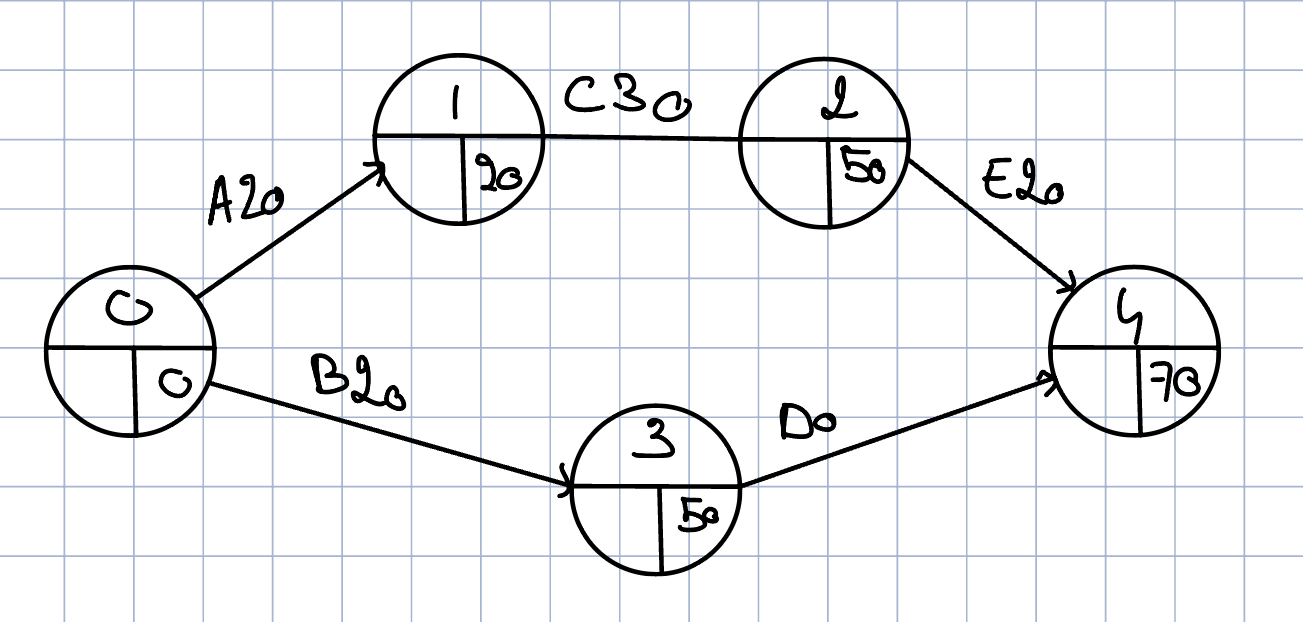
#> input picture Math531/TP3/assets/Pert2.jpg, 1303 x 622 px
$ python main.py
#> lines starting #> are read from the running program, lines starting #| are printed output that depends on the picture
### Math531/TP3/src/Class_Step.py
class Step:
	"""Une étape ayant un numéro, une date à laquelle elle peut être passée au plus tôt et une date à laquelle elle peut être passée au plus tard.
			Elle contient aussi la liste de ses taches entrantes et la liste de ses teches sortantes.
	"""

	def __init__(self, number, au_plus_tot=None, au_plus_tard=None, previous_tasks=None, next_tasks=None):
		self.number = number
		self.au_plus_tot = au_plus_tot
		self.au_plus_tard = au_plus_tard

	def __str__(self):
		return self.number

	def get_au_plus_tot(self) -> int:
		"""renvoie la date à laquelle l'étape peut être éxécutée au plus tôt

		Returns:
						int: date au plus tot
		"""
		return self.au_plus_tot

	def get_au_plus_tard(self) -> int:
		"""renvoie la date à laquelle l'étape peut être éxécutée au plus tôt

		Returns:
						int: date au plus tard
		"""
		return self.au_plus_tard

	def set_au_plus_tot(self, date) -> None:
		"""permet de définir la date au plus tôt

		Args:
			date (int): date au plus tôt
		"""
		self.au_plus_tot = date

	def set_au_plus_tard(self, date) -> None:
		"""permet de définir la date au plus tard

		Args:
			date (int): date au plus tard
		"""
		self.au_plus_tard = date

	def set_tasks(self, previous_tasks=[], next_tasks=[]) -> None:
		"""permet de mettre en place les taches entrantes et les taches sortantes

		Args:
						previous_tasks (list, optional): liste des taches entrantes. Defaults to [].
						next_tasks (list, optional): liste des taches sortantes. Defaults to [].
		"""
		self.previous_tasks = previous_tasks
		self.next_tasks = next_tasks

	# [23 lines left out: functions add_previous_task, add_next_task, not called in this run]

	def get_number(self) -> int:
		"""permet de récupérer le numéro de l'étape

		Returns:
						int: numéro de l'étape
		"""
		return self.number

	def get_next_steps(self, toStr=False) -> list:
		"""permet de récupérer la liste de étapes suivantes

		Args:
						toStr (bool, optional): choisis si l'on renvoit le nom des étapes. Defaults to False.

		Returns:
						list: liste des étapes suivantes
		"""
#> called with toStr = True
		next_steps = []
		if self.next_tasks:
			for task in self.next_tasks:
				if toStr:
					next_steps += task.get_end_step(True)
				else:
					next_steps += task.get_end_step()
		return next_steps

	def get_previous_steps(self, toStr=False) -> list:
		"""permet de récupérer la liste de étapes précédentes

		Args:
						toStr (bool, optional): choisis si l'on renvoit le nom des étapes. Defaults to False.

		Returns:
						list: liste des étapes précédentes
		"""
#> called with toStr = True
		previous_steps = []
		if self.previous_tasks:
			for task in self.previous_tasks:
				if toStr:
					previous_steps += task.get_begin_step(True)
				else:
					previous_steps += task.get_begin_step()
		return previous_steps

	def get_next_tasks(self, toStr=False):
#> called with toStr = True
		if toStr:
			liste = []
			for task in self.next_tasks:
				liste.append(task.get_name())
		else:
			liste = self.next_tasks

		return liste

	def get_previous_tasks(self, toStr = False):
#> called with toStr = True
		if toStr:
			liste = []
			for task in self.previous_tasks:
				liste.append(task.get_name())
		else:
			liste = self.previous_tasks

		return liste


### Math531/TP3/src/Class_PERT.py
class PERT:
    def __init__(self, root):
        self.root = root

    def critique(self, toStr=False, critique=[]):
        """renvoie le chemin critique d'un diagramme PERT

        Args:
                        toStr (bool, optional): permet de renvoyer les noms des objets au lieu des objets eux même. Defaults to False.
                        critique (list, optional): liste mise a jour. Defaults to [].

        Returns:
                        list: liste contenant les étapes du chemin critique
        """
#> called with toStr = True
        if not critique:
            if toStr:
                critique.append(self.root.get_number())
            else:
                critique.append(self.root)
        if not self.root.get_next_steps():
            return critique
        else:
            for step in self.root.get_next_steps():
                if step.get_au_plus_tard() == step.get_au_plus_tot():
                    new_step = step
            if toStr:
                critique.append(new_step.get_number())
            else:
                critique.append(new_step)
            return PERT(new_step).critique(toStr, critique)

    def compute_au_plus_tot(self):
        """calcule les dates au plus tot de chaque étape pour une diagramme PERT sans dates
        """
        if not self.root.get_previous_steps():
            self.root.set_au_plus_tot(0)
        for task in self.root.get_next_tasks():
            if self.root.get_next_tasks() and (not(task.get_end_step()[0].get_au_plus_tot()) or task.get_end_step()[0].get_au_plus_tot() < task.get_begin_step()[0].get_au_plus_tot() + task.get_duration()):
                task.get_end_step()[0].set_au_plus_tot(task.get_begin_step()[
                    0].get_au_plus_tot() + task.get_duration())
            PERT(task.get_end_step()[0]).compute_au_plus_tot()

    def compute_au_plus_tard(self):
        """calcule les dates au plus tard
        """
        self.compute_au_plus_tot()
        if not self.root.get_next_steps():
            self.root.set_au_plus_tard(self.root.get_au_plus_tot())
        for task in self.root.get_next_tasks():
            duration = task.get_duration()
            next_step = task.get_end_step()[0]
            self.root.set_au_plus_tard(next_step.get_au_plus_tot()-duration)
            PERT(next_step).compute_au_plus_tard()

### Math531/TP3/src/Class_Task.py
from src.Class_Step import *

class Task:
	def __init__(self, name, duration, connection):
		"""Une tâche avec un nom, une durée et des connections

		Args:
			name (str): nom de la tache
			duration (int): durée de la tache
			connection (list): liste contenant l'étape de départ et l'étape d'arrivée
		"""
		self.name = name
		self.duration = duration
		# une liste contenant des tuples de la forme (etape_precedante, etape_suivante)
		self.connection = connection

	def __str__(self):
		return self.name

	def get_name(self) -> str:
		"""renvoie le nom de la tâche

		Returns:
			toStr: nom de la tâche
		"""
		return self.name

	def get_duration(self) -> int:
		"""renvoie la durée de la tâche

		Returns:
			int: durée de la tâche
		"""
		return self.duration

	# [17 lines left out: function get_connection, not called in this run]

	def get_begin_step(self, toStr=False):
		"""permet de récupérer l'étape dont la tâche sort

		Args:
			toStr (bool, optional): choisis si l'on renvoit le nom des étapes. Defaults to False.

		Returns:
			l'étape précédente
		"""
		previous_steps = []
		if toStr:
			if self.connection[0]:
				next_steps = [self.connection[0].get_number()]
		else:
			if self.connection[0]:
				next_steps = [self.connection[0]]
		return next_steps

	def get_end_step(self, toStr=False) -> list:
		"""permet de récupérer l'étape suivant la tâche

		Args:
			toStr (bool, optional): choisis si l'on renvoit le nom des étapes. Defaults to False.

		Returns:
			l'étape suivante
		"""
		next_steps = []
		if toStr:
			if self.connection[1]:
				next_steps += [self.connection[1].get_number()]
		else:
			if self.connection[1]:
				next_steps += [self.connection[1]]
		return next_steps

### Math531/TP3/main.py
from src.Class_Step import Step
from src.Class_Task import Task
from src.Class_PERT import PERT
import os
import matplotlib.pyplot as plt
import matplotlib.image as img

if __name__ == "__main__":

    ##_______ Création des étapes _______##

    step0 = Step(0, 0, 0)
    step1 = Step(1, 30, 30)
    step2 = Step(2, 120, 120)
    step3 = Step(3, 150, 210)
    step4 = Step(4, 40, 200)
    step5 = Step(5, 50, 210)
    step6 = Step(6, 150, 150)
    step7 = Step(7, 210, 210)
    step8 = Step(8, 220, 220)

    steps = [step0, step1, step2, step3, step4, step5, step6, step7, step8]

    ##_______ Création des tâches _______##

    taskA = Task("A", 30, (step0, step1))
    taskB = Task("B", 90, (step1, step2))
    taskC = Task("C", 30, (step2, step3))
    taskD = Task("D", 10, (step1, step4))
    taskE = Task("E", 10, (step4, step5))
    taskF = Task("F", 30, (step2, step6))
    taskG = Task("G", 60, (step6, step7))
    taskH = Task("H", 10, (step7, step8))
    taskt37 = Task("t", 0, (step3, step7))
    taskt57 = Task("t", 0, (step5, step7))

    tasks = [taskA, taskB, taskC, taskD, taskE,
             taskF, taskG, taskH, taskt37, taskt57]

    ##_______ Ajout des tâches aux étapes _______##

    step0.set_tasks([], [taskA])
    step1.set_tasks([taskA], [taskB, taskD])
    step2.set_tasks([taskB], [taskF, taskC])
    step3.set_tasks([taskC], [taskt37])
    step4.set_tasks([taskD], [taskE])
    step5.set_tasks([taskE], [taskt57])
    step6.set_tasks([taskF], [taskG])
    step7.set_tasks([taskt37, taskG, taskt57], [taskH])
    step8.set_tasks([taskH], [])

    print(f'Etape de début de la tâche B : {taskB.get_begin_step(True)}')
    print(f'Etape de début de la tâche A : {taskA.get_begin_step(True)}')
    print(f'Etape de fin de la tâche A : {taskA.get_end_step(True)}')
    print(f'Etape de fin de la tâche H : {taskH.get_end_step(True)}')

    print(f"Etapes après l'etape1 : {step1.get_next_steps(True)}")
    print(f"Etapes avant l'étape 7 : {step7.get_previous_steps(True)}")

    print(f"Tâches après l'étape 1 : {step1.get_next_tasks(True)}")
    print(f"Tâches avant l'étape 7 : {step7.get_previous_tasks(True)}")

    ##_______ Création du diagramme PERT _______##

    pert = PERT(step0)

    ##_______ Méthode critique _______##

    print(f'méthode critique sur le diagramme PERT : {pert.critique(True)}')

    ##_______ Création d'un nouvel arbre PERT sans dates au plus tôt _______##

    step0b = Step(0, None, None)
    step1b = Step(1, None, None)
    step2b = Step(2, None, None)
    step3b = Step(3, None, None)
    step4b = Step(4, None, None)

    taskAb = Task("A", 20, [step0b, step1b])
    taskBb = Task("B", 20, [step0b, step3b])
    taskCb = Task("C", 30, [step1b, step2b])
    taskDb = Task("D", 0, [step3b, step4b])
    taskEb = Task("E", 20, [step2b, step4b])

    step0b.set_tasks([], [taskAb, taskBb])
    step1b.set_tasks([taskAb], [taskCb])
    step2b.set_tasks([taskCb], [taskEb])
    step3b.set_tasks([taskBb], [taskDb])
    step4b.set_tasks([taskEb, taskDb], [])

    pert2 = PERT(step0b)

    pert2.compute_au_plus_tot()

    print(f"au plus tot etape 0 : {step0b.get_au_plus_tot()}")
    print(f"au plus tot etape 1 : {step1b.get_au_plus_tot()}")
    print(f"au plus tot etape 2 : {step2b.get_au_plus_tot()}")
    print(f"au plus tot etape 3 : {step3b.get_au_plus_tot()}")
    print(f"au plus tot etape 4 : {step4b.get_au_plus_tot()}")

    pert2.compute_au_plus_tard()

    print(f"au plus tard etape 0 : {step0b.get_au_plus_tard()}")
    print(f"au plus tard etape 1 : {step1b.get_au_plus_tard()}")
    print(f"au plus tard etape 2 : {step2b.get_au_plus_tard()}")
    print(f"au plus tard etape 3 : {step3b.get_au_plus_tard()}")
    print(f"au plus tard etape 4 : {step4b.get_au_plus_tard()}")

    path = os.getcwd()
    try:
        plt.figure()
        plt.subplot(1, 2, 1)
        plt.title("Diagramme Pert pour la question 4.1")
        image = img.imread(path + "/assets/Pert2.jpg")
#> image is the input picture: shape (622, 1303, 3); mean R, G, B 239.9, 240.6, 241.7
        plt.imshow(image)
        plt.subplot(1, 2, 2)
        plt.title("Diagramme rempli")
        image2 = img.imread(path + "/assets/Pert2-2.jpg")
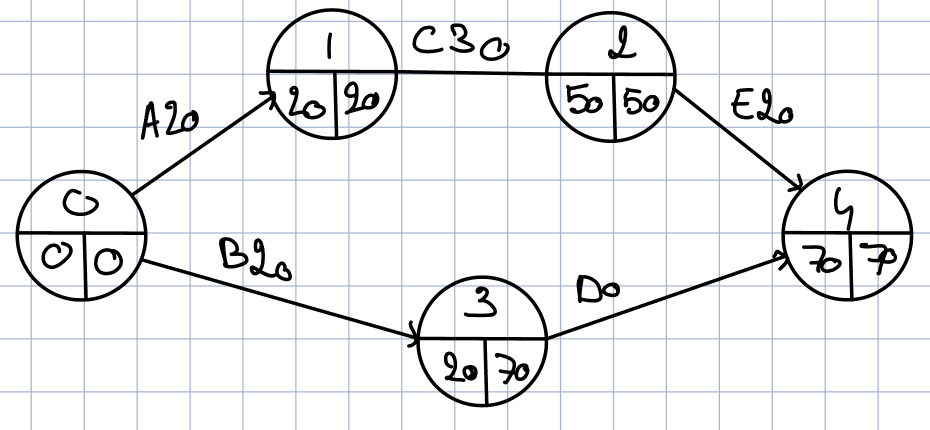
#> input picture Math531/TP3/assets/Pert2-2.jpg, 1860 x 860 px (shown at 1/2 size)
#> image2 is the input picture: shape (860, 1860, 3); mean R, G, B 236.8, 237.4, 238.5
        plt.imshow(image2)
        plt.show()
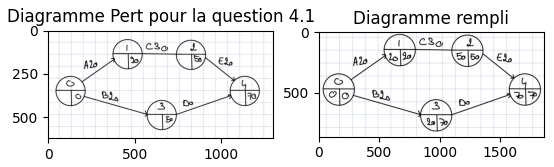
#> figure drawn by matplotlib, 2 panels
    except FileNotFoundError:
        print("ouvrir le fichier manuellement pour voir le graph Pert2")
        print("Voir assets/Pert2.jpg pour voir le 2eme graph")
